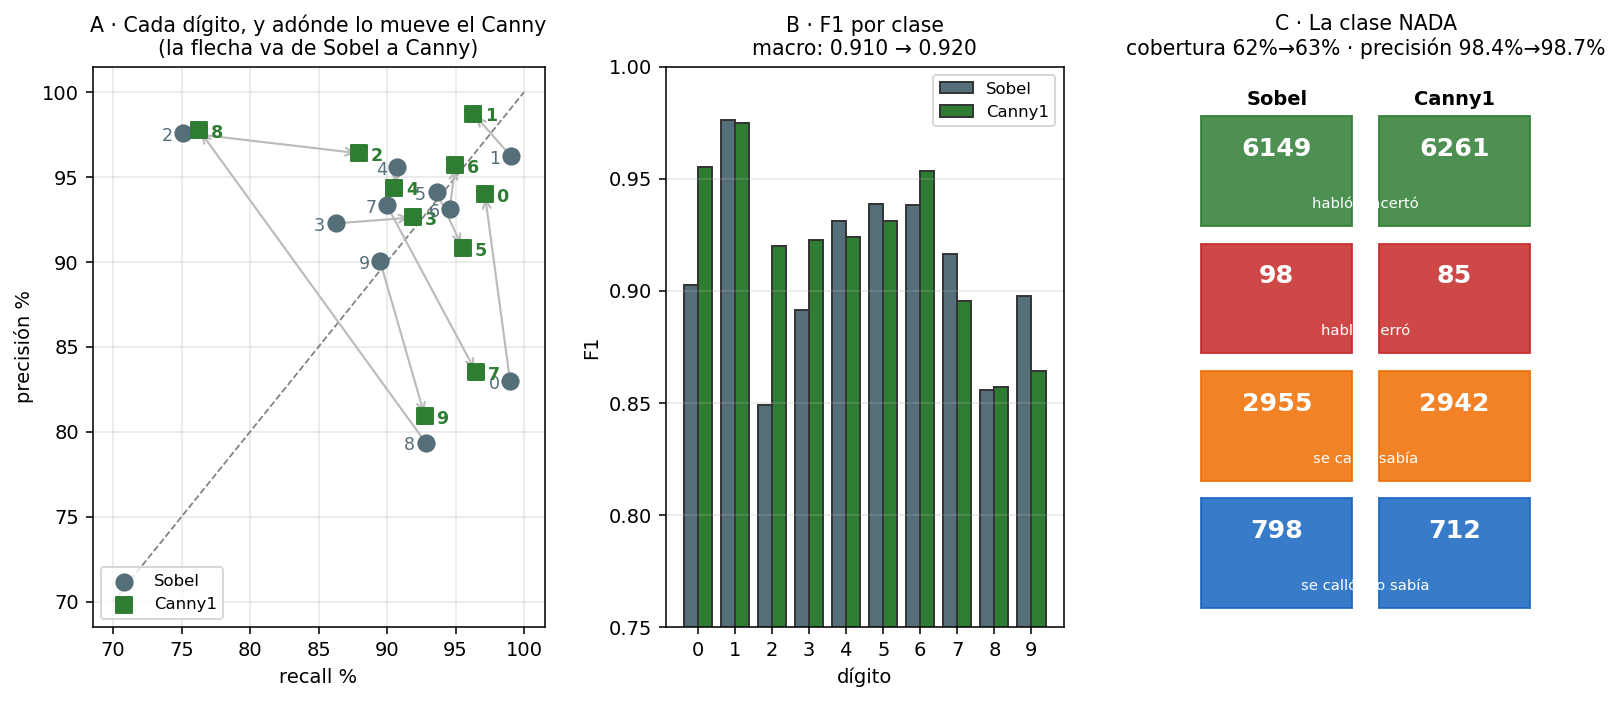

Write Python code to recreate this figure.
# === Cuaderno 2 · figura 7: todas las metricas, Sobel vs Canny, mismo procedimiento ===
import numpy as np, matplotlib.pyplot as plt
d = np.load("../../clasificador_mnist/comparar_metricas.npz")
S = {k: d[f"Sobel_{k}"] for k in ["P","R","F"]}
C = {k: d[f"Canny1_{k}"] for k in ["P","R","F"]}
eS, eC = d["Sobel_esc"], d["Canny1_esc"]     # acc, f1, cob, prec, nVP, nFP, nFN, nVN

fig = plt.figure(figsize=(13.4, 5.2))
gs = fig.add_gridspec(1, 3, width_ratios=[1.25, 1.1, 1], wspace=.3)

# A · precision vs recall por clase, y como se MUEVEN
a = fig.add_subplot(gs[0])
for c in range(10):
    a.annotate("", xy=(C["R"][c]*100, C["P"][c]*100), xytext=(S["R"][c]*100, S["P"][c]*100),
               arrowprops=dict(arrowstyle="->", color="#bbb", lw=1.1))
a.scatter(S["R"]*100, S["P"]*100, s=70, c="#546e7a", label="Sobel", zorder=3)
a.scatter(C["R"]*100, C["P"]*100, s=70, c="#2e7d32", marker="s", label="Canny1", zorder=3)
for c in range(10):
    a.annotate(str(c), (S["R"][c]*100, S["P"][c]*100), fontsize=9,
               xytext=(-11, -4), textcoords="offset points", color="#546e7a")
    a.annotate(str(c), (C["R"][c]*100, C["P"][c]*100), fontsize=9, weight="bold",
               xytext=(6, -4), textcoords="offset points", color="#2e7d32")
a.plot([70,100],[70,100], "--", c="grey", lw=.9)
a.set_xlabel("recall %"); a.set_ylabel("precisión %")
a.set_title("A · Cada dígito, y adónde lo mueve el Canny\n"
            "(la flecha va de Sobel a Canny)", fontsize=10.5)
a.legend(fontsize=8.5, loc="lower left"); a.grid(alpha=.3)

# B · F1 por clase
b = fig.add_subplot(gs[1])
x = np.arange(10); w = .38
b.bar(x-w/2, S["F"], w, color="#546e7a", ec="#333", label="Sobel")
b.bar(x+w/2, C["F"], w, color="#2e7d32", ec="#333", label="Canny1")
b.set_xticks(x); b.set_xlabel("dígito"); b.set_ylabel("F1")
b.set_ylim(.75, 1.0); b.grid(axis="y", alpha=.3); b.legend(fontsize=8.5)
b.set_title(f"B · F1 por clase\nmacro: {eS[1]:.3f} → {eC[1]:.3f}", fontsize=10.5)

# C · el 2x2 de la clase NADA, lado a lado
c = fig.add_subplot(gs[2]); c.axis("off")
et = ["VP\nhabló y acertó", "FP\nhabló y erró", "FN\nse calló, sabía", "VN\nse calló, no sabía"]
col = ["#2e7d32", "#c62828", "#ef6c00", "#1565c0"]
for i in range(4):
    y = 3-i
    c.add_patch(plt.Rectangle((0,y), .46, .86, color=col[i], alpha=.85))
    c.add_patch(plt.Rectangle((.54,y), .46, .86, color=col[i], alpha=.85))
    c.text(.23, y+.55, f"{int(eS[4+i])}", ha="center", color="w", fontsize=13, weight="bold")
    c.text(.77, y+.55, f"{int(eC[4+i])}", ha="center", color="w", fontsize=13, weight="bold")
    c.text(.5, y+.14, et[i], ha="center", color="w", fontsize=7.6)
c.text(.23, 3.95, "Sobel", ha="center", fontsize=10, weight="bold")
c.text(.77, 3.95, "Canny1", ha="center", fontsize=10, weight="bold")
c.set_xlim(-.05,1.05); c.set_ylim(-.15,4.25)
c.set_title(f"C · La clase NADA\ncobertura {eS[2]:.0%}→{eC[2]:.0%} · "
            f"precisión {eS[3]:.1%}→{eC[3]:.1%}", fontsize=10.5)
plt.savefig("fig_metricas_comp.png", dpi=140, bbox_inches="tight")
plt.show()

print(f"exactitud   Sobel {eS[0]:.2%}   Canny {eC[0]:.2%}   ({eC[0]-eS[0]:+.2%})")
print(f"F1 macro    Sobel {eS[1]:.3f}    Canny {eC[1]:.3f}")
print("\ndonde MAS cambia el F1:")
dif = C["F"] - S["F"]
for c in np.argsort(-np.abs(dif))[:4]:
    print(f"   dígito {c}: {S['F'][c]:.3f} -> {C['F'][c]:.3f}  ({dif[c]:+.3f})")
